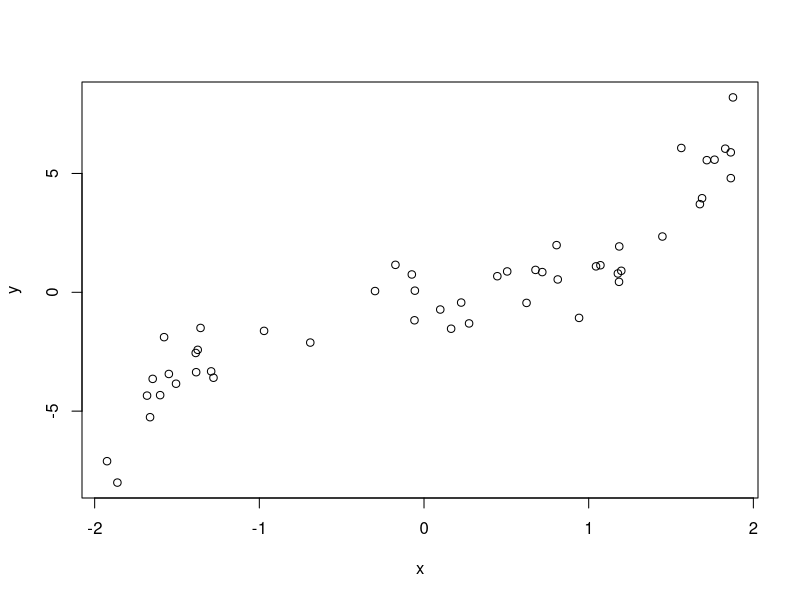
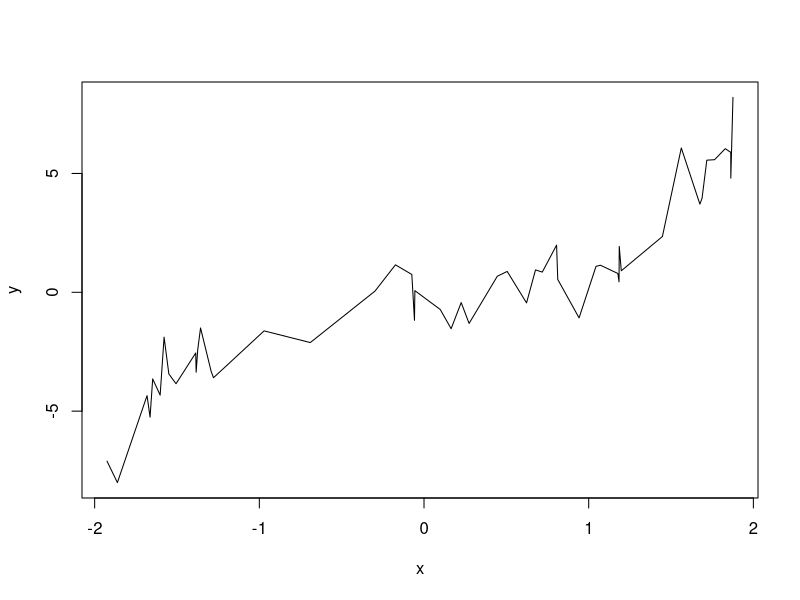
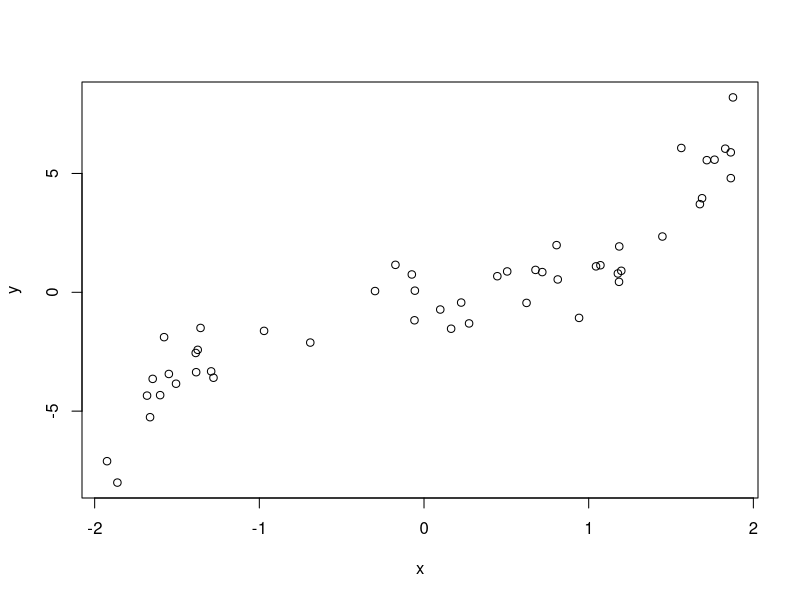
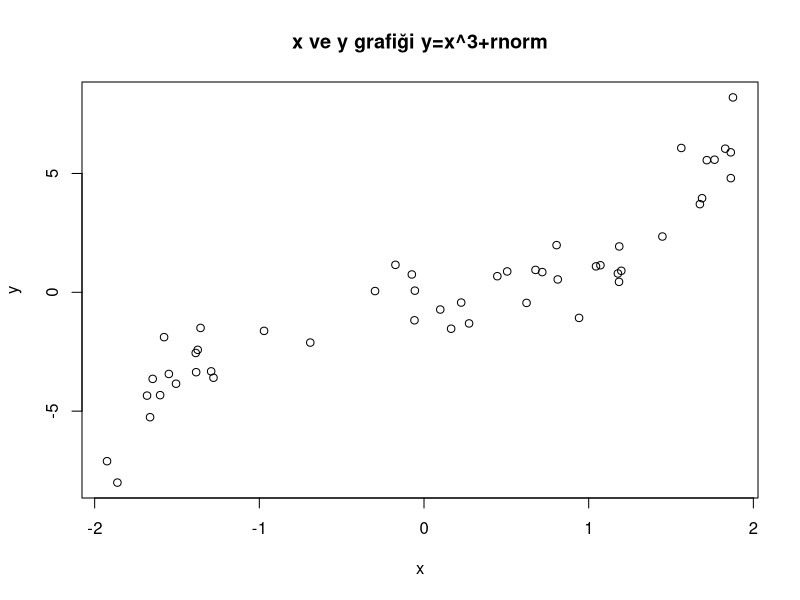
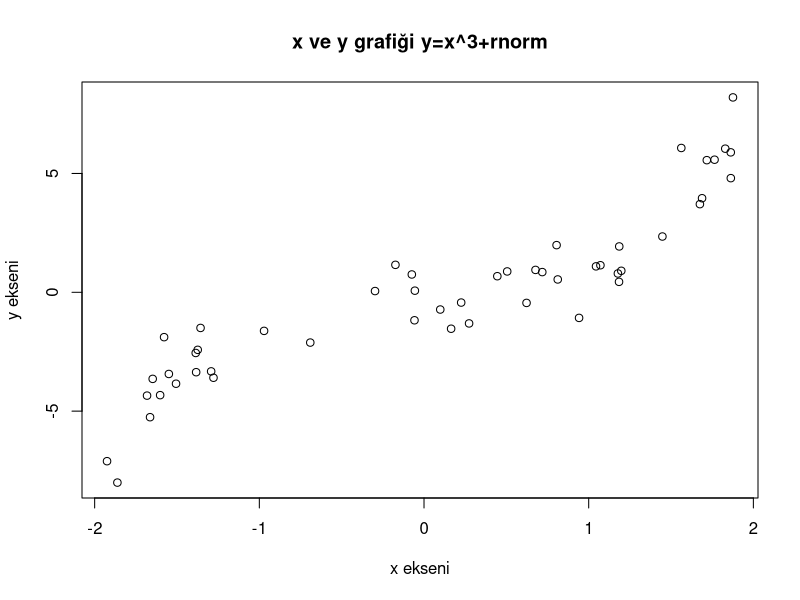
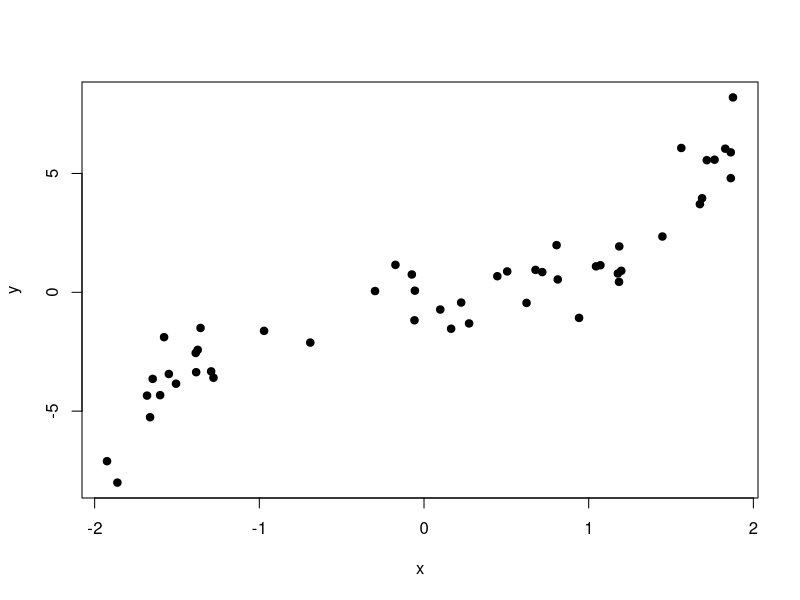
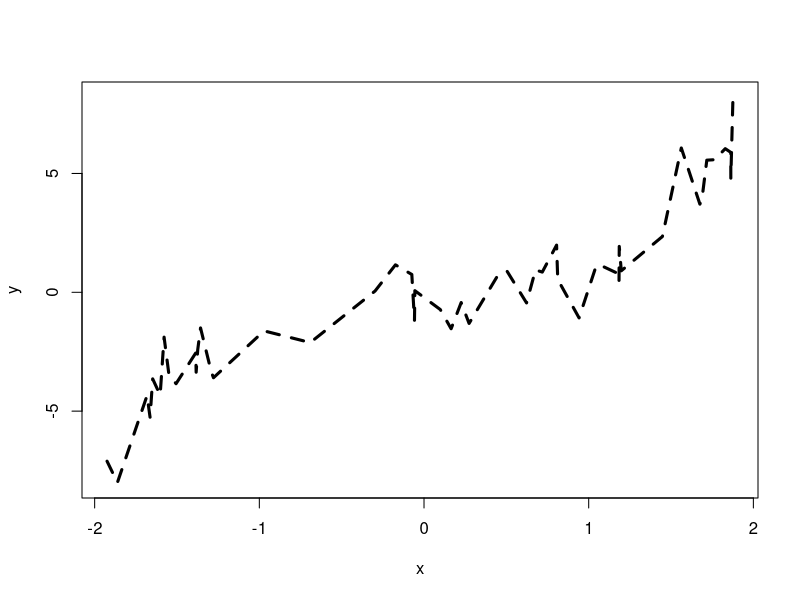
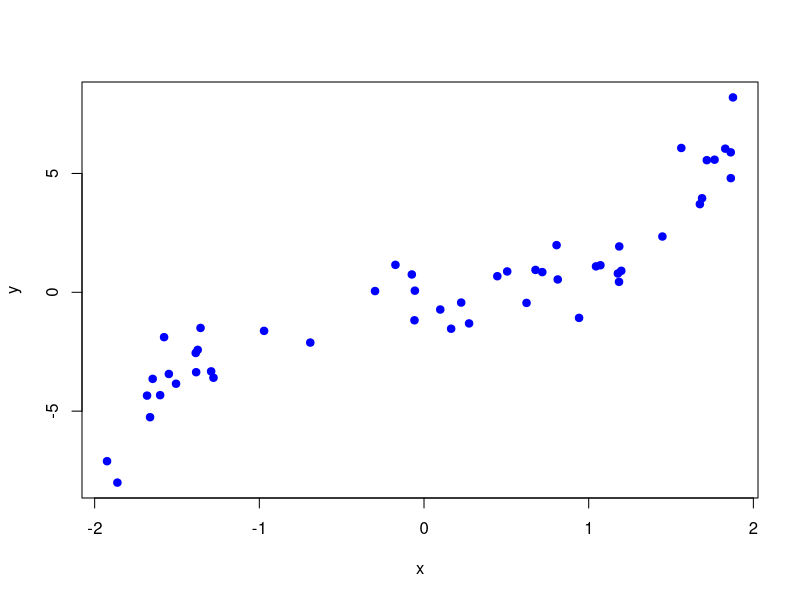

These charts were generated, in order, by the following R code:
# Plot (Grafik çizim)

n = 50
x = runif(n, min=-2, max=2) # -2 ve 2 arasında uniform dağılım 50 tane değer
x = sort(x) # sort fonksiyonu => küçükten büyüğe sıra
y = x^3 + rnorm(n) # xKüp + normal dağılım(ortalama 0, standart sapması 1)
# plot
plot(x,y) # grafik oluştur

plot(x,y,type="l") # line plot - çizgi grafiği

plot(x,y,type="p") # point plot(scatter) - nokta grafiği

plot(x, y, main="x ve y grafiği y=x^3+rnorm")

plot(x, y, main="x ve y grafiği y=x^3+rnorm", xlab="x ekseni", ylab="y ekseni")

plot(x, y, pch=19) # pch: nokta tipini belirler. http://www.sthda.com/english/wiki/r-plot-pch-symbols-the-different-point-shapes-available-in-r

plot(x, y, type="l", lty=2, lwd=3)

plot(x, y, pch=19, col="blue")


# Çoklu grafikler
par(mar=c(1,1,1,1))
par(mfrow=c(2,2)) # Grid elemanlarını belirle 2 satır, 2 kolon
plot(x,y, main="Plot-1", pch=20, col="red")
plot(x,y, main="Plot-2", pch=20, col="blue")
plot(rev(x),y, main="Plot-3", pch=20, col="blue")
plot(rev(x),y, main="Plot-4", pch=20, col="red")

# Grafiği dosya olarak saklamak için
png(filename = "grafik.png")
par(mfrow=c(2,2)) # Grid elemanlarını belirle 2 satır, 2 kolon
plot(x,y, main="Plot-1", pch=20, col="red")
plot(x,y, main="Plot-2", pch=20, col="blue")
plot(rev(x),y, main="Plot-3", pch=20, col="blue")
plot(rev(x),y, main="Plot-4", pch=20, col="red")
dev.off()

# Histogram
hist(x)

par(mfrow=c(1,1))
hist(x, col="blue", freq = TRUE)

plot(x,y)


# ggplot grafik kütüphanesi
# install.packages("ggplot2")
library(ggplot2) # python'daki import komutu gibi

data("midwest", package="ggplot2")

ggplot(midwest, aes(x=area, y=poptotal)) + geom_point() + xlim(c(0, 0.1)) + ylim(c(0, 1000000))

g = ggplot(midwest, aes(x=area, y=poptotal)) + geom_point(col="steelblue", size=3)
g = g + xlim(c(0, 0.1)) + ylim(c(0, 1000000))
g = g + ggtitle("Alan - Nüfus İlişkişi", subtitle = "Kaynak: Midwest verisi")
g = g + xlab("Alan") + ylab("Nüfus")
g # grafik çıktısını görmek için

# Eyaletlerin farklı renklerde gösterilmesi
g = ggplot(midwest, aes(x=area, y=poptotal)) + geom_point(aes(col=state), size=3)
g = g + xlim(c(0, 0.1)) + ylim(c(0, 1000000))
g = g + ggtitle("Alan - Nüfus İlişkişi", subtitle = "Kaynak: Midwest verisi")
g = g + xlab("Alan") + ylab("Nüfus")
g # grafik çıktısını görmek için


# 4 boyut veri içeren grafik
g = ggplot(midwest, aes(x=area, y=poptotal, size=percollege)) + geom_point(aes(col=state))
g = g + xlim(c(0, 0.1)) + ylim(c(0, 1000000))
g = g + ggtitle("Alan - Nüfus İlişkişi", subtitle = "Kaynak: Midwest verisi")
g = g + xlab("Alan") + ylab("Nüfus")
g # grafik çıktısını görmek için


# Başka bir örnek
data("mtcars") # araç bilgilerinin olduğu veri seti : mtcars

ggplot(mtcars, aes(x=cyl, y=mpg)) + geom_point(aes(col=gear))